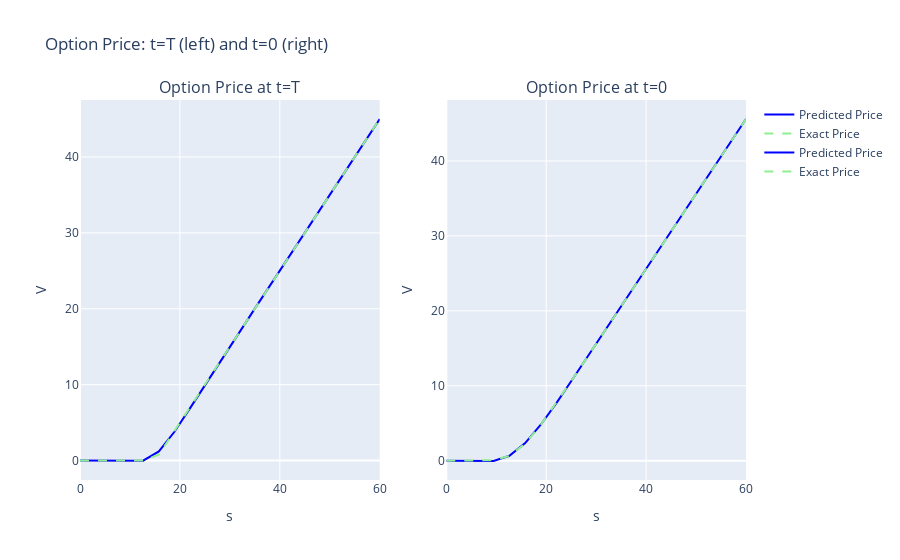

The notebook cell saved with this chart:
### Code cell
fig = make_subplots(rows=1, cols=2, subplot_titles=(
    "Option Price at t=T", "Option Price at t=0"))

# Left subplot: t = T (last column)
fig.add_trace(go.Scatter(
    x=s,
    y=surface[:, -1],
    name='Predicted Price',
    mode='lines',
    line=dict(color='blue')
), row=1, col=1)
fig.add_trace(go.Scatter(
    x=s,
    y=exact_surface[:, -1],
    name='Exact Price',
    mode='lines',
    line=dict(color='lightgreen', dash='dash')
), row=1, col=1)

# Right subplot: t = 0 (first column)
fig.add_trace(go.Scatter(
    x=s,
    y=surface[:, 0],
    name='Predicted Price',
    mode='lines',
    line=dict(color='blue')
), row=1, col=2)
fig.add_trace(go.Scatter(
    x=s,
    y=exact_surface[:, 0],
    name='Exact Price',
    mode='lines',
    line=dict(color='lightgreen', dash='dash')
), row=1, col=2)

# Update axis titles
fig.update_xaxes(title_text="s", row=1, col=1)
fig.update_yaxes(title_text="V", row=1, col=1)
fig.update_xaxes(title_text="s", row=1, col=2)
fig.update_yaxes(title_text="V", row=1, col=2)

fig.update_layout(
    title="Option Price: t=T (left) and t=0 (right)", autosize=True)
fig.show()

### Figure 1 — Plotly figure (JSON) as saved in the notebook; plotly's stock layout.template omitted (floating-point values rounded to 4 significant figures)
{"data": [{"line": {"color": "blue"}, "mode": "lines", "name": "Predicted Price", "type": "scatter", "x": [0.0, 3.158, 6.316, 9.474, 12.63, 15.79, 18.95, 22.11, 25.26, 28.42, 31.58, 34.74, 37.89, 41.05, 44.21, 47.37, 50.53, 53.68, 56.84, 60.0], "xaxis": "x", "y": [-0.006136, -0.01636, -0.01752, -0.05645, -0.007967, 1.201, 3.828, 6.975, 10.21, 13.42, 16.6, 19.76, 22.92, 26.07, 29.23, 32.38, 35.53, 38.68, 41.83, 44.99], "yaxis": "y"}, {"line": {"color": "lightgreen", "dash": "dash"}, "mode": "lines", "name": "Exact Price", "type": "scatter", "x": [0.0, 3.158, 6.316, 9.474, 12.63, 15.79, 18.95, 22.11, 25.26, 28.42, 31.58, 34.74, 37.89, 41.05, 44.21, 47.37, 50.53, 53.68, 56.84, 60.0], "xaxis": "x", "y": [0.0, 0.0, 0.0, 0.0, 0.0, 0.7895, 3.947, 7.105, 10.26, 13.42, 16.58, 19.74, 22.89, 26.05, 29.21, 32.37, 35.53, 38.68, 41.84, 45.0], "yaxis": "y"}, {"line": {"color": "blue"}, "mode": "lines", "name": "Predicted Price", "type": "scatter", "x": [0.0, 3.158, 6.316, 9.474, 12.63, 15.79, 18.95, 22.11, 25.26, 28.42, 31.58, 34.74, 37.89, 41.05, 44.21, 47.37, 50.53, 53.68, 56.84, 60.0], "xaxis": "x2", "y": [-0.004961, -0.01551, -0.04532, -0.03284, 0.6493, 2.353, 4.829, 7.749, 10.86, 14.02, 17.17, 20.33, 23.48, 26.64, 29.8, 32.96, 36.12, 39.28, 42.44, 45.61], "yaxis": "y2"}, {"line": {"color": "lightgreen", "dash": "dash"}, "mode": "lines", "name": "Exact Price", "type": "scatter", "x": [0.0, 3.158, 6.316, 9.474, 12.63, 15.79, 18.95, 22.11, 25.26, 28.42, 31.58, 34.74, 37.89, 41.05, 44.21, 47.37, 50.53, 53.68, 56.84, 60.0], "xaxis": "x2", "y": [0.0, 1.652e-10, 0.0003015, 0.05601, 0.6365, 2.289, 4.821, 7.772, 10.87, 14.01, 17.17, 20.33, 23.48, 26.64, 29.8, 32.96, 36.11, 39.27, 42.43, 45.59], "yaxis": "y2"}], "layout": {"annotations": [{"font": {"size": 16}, "showarrow": false, "text": "Option Price at t=T", "x": 0.225, "xanchor": "center", "xref": "paper", "y": 1, "yanchor": "bottom", "yref": "paper"}, {"font": {"size": 16}, "showarrow": false, "text": "Option Price at t=0", "x": 0.775, "xanchor": "center", "xref": "paper", "y": 1, "yanchor": "bottom", "yref": "paper"}], "autosize": true, "title": {"text": "Option Price: t=T (left) and t=0 (right)"}, "xaxis": {"anchor": "y", "domain": [0, 0.45], "title": {"text": "s"}}, "xaxis2": {"anchor": "y2", "domain": [0.55, 1], "title": {"text": "s"}}, "yaxis": {"anchor": "x", "domain": [0, 1], "title": {"text": "V"}}, "yaxis2": {"anchor": "x2", "domain": [0, 1], "title": {"text": "V"}}}}
